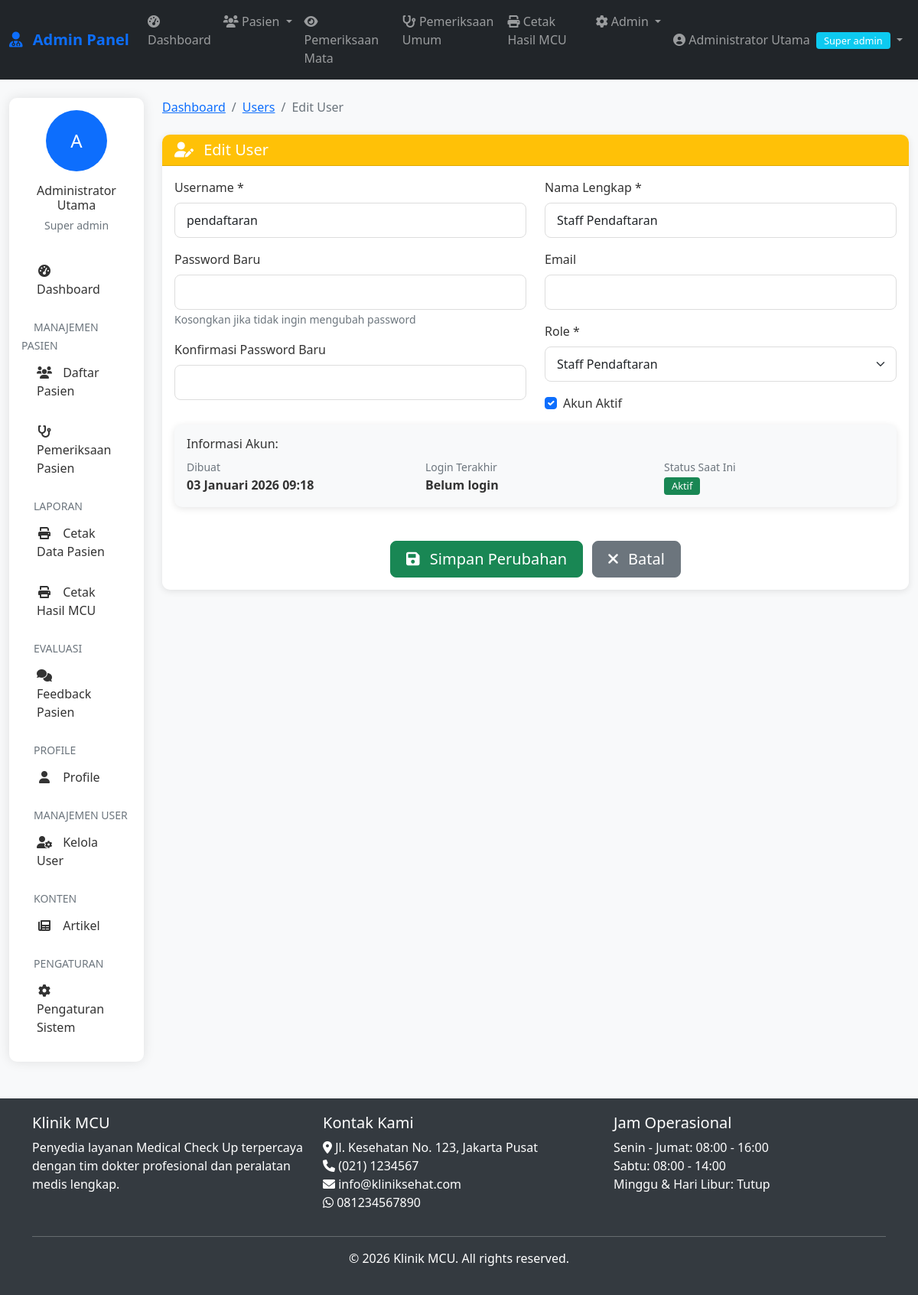
Page /admin/users/edit.php?id=2 (signed in) on the committed database.
### tables this page shows
CREATE TABLE pengaturan (
    id INT AUTO_INCREMENT PRIMARY KEY,
    nama_klinik VARCHAR(100),
    alamat TEXT,
    telepon VARCHAR(20),
    email VARCHAR(100),
    whatsapp VARCHAR(20),
    logo VARCHAR(255),
    tentang TEXT,
    created_at TIMESTAMP DEFAULT CURRENT_TIMESTAMP
);

### includes/functions.php (called while the page is built, shortened)
<?php
require_once __DIR__ . '/../config/database.php';
function formatDateIndo($date, $with_time = false) {
    $months = array(
        1 => 'Januari', 'Februari', 'Maret', 'April', 'Mei', 'Juni',
        'Juli', 'Agustus', 'September', 'Oktober', 'November', 'Desember'
    );
    $timestamp = strtotime($date);
    $day = date('d', $timestamp);
    $month = $months[date('n', $timestamp)];
    $year = date('Y', $timestamp);
    $formatted = $day . ' ' . $month . ' ' . $year;
    if ($with_time) {
        $time = date('H:i', $timestamp);
        $formatted .= ' ' . $time;
    }
    return $formatted;
}
function getSetting($key) {
    global $conn;
    $query = "SELECT $key FROM pengaturan LIMIT 1";
    $result = mysqli_query($conn, $query);
    $row = mysqli_fetch_assoc($result);
    return $row[$key] ?? '';
}
?>

### admin/users/edit.php (the view, shortened to what this page needs)
<?php
require_once '../../includes/auth.php';
require_once '../../includes/functions.php';
$id = isset($_GET['id']) ? (int)$_GET['id'] : 0;
$query = "SELECT * FROM admin_users WHERE id = $id";
$result = mysqli_query($conn, $query);
$user = mysqli_fetch_assoc($result);
?>
<?php include '../../includes/admin-header.php'; ?>
<?php include '../includes/admin-nav.php'; ?>
<div class="container-fluid mt-4">
    <div class="row">
        <div class="col-lg-2">
            <?php include '../includes/admin-sidebar.php'; ?>
        </div>
        <div class="col-lg-10">
            <nav aria-label="breadcrumb" class="mb-4">
                <ol class="breadcrumb">
                    <li class="breadcrumb-item"><a href="dashboard.php">Dashboard</a></li>
                    <li class="breadcrumb-item"><a href="list.php">Users</a></li>
                    <li class="breadcrumb-item active">Edit User</li>
                </ol>
            </nav>
            <div class="card">
                <div class="card-header bg-warning text-white">
                    <h5 class="mb-0">
                        <i class="fas fa-user-edit me-2"></i> Edit User
                    </h5>
                </div>
                <div class="card-body">
                    <form method="POST" action="" id="userForm">
                        <div class="row">
                            <div class="col-md-6">
                                <div class="mb-3">
                                    <label class="form-label">Username *</label>
                                    <input type="text" class="form-control" name="username"
                                           value="<?php echo htmlspecialchars($user['username']); ?>" required>
                                </div>
                                <div class="mb-3">
                                    <label class="form-label">Password Baru</label>
                                    <input type="password" class="form-control" name="password">
                                    <small class="text-muted">Kosongkan jika tidak ingin mengubah password</small>
                                </div>
                                <div class="mb-3">
                                    <label class="form-label">Konfirmasi Password Baru</label>
                                    <input type="password" class="form-control" name="confirm_password">
                                </div>
                            </div>
                            <div class="col-md-6">
                                <div class="mb-3">
                                    <label class="form-label">Nama Lengkap *</label>
                                    <input type="text" class="form-control" name="nama_lengkap"
                                           value="<?php echo htmlspecialchars($user['nama_lengkap']); ?>" required>
                                </div>
                                <div class="mb-3">
                                    <label class="form-label">Email</label>
                                    <input type="email" class="form-control" name="email"
                                           value="<?php echo htmlspecialchars($user['email']); ?>">
                                </div>
                                <div class="mb-3">
                                    <label class="form-label">Role *</label>
                                    <select class="form-select" name="role" required>
                                        <option value="pendaftaran" <?php echo $user['role'] == 'pendaftaran' ? 'selected' : ''; ?>>Staff Pendaftaran</option>
                                    </select>
                                </div>
                                <div class="mb-3">
                                    <div class="form-check">
                                        <input class="form-check-input" type="checkbox"
                                               name="is_active" id="is_active"
                                               value="1" <?php echo $user['is_active'] ? 'checked' : ''; ?>>
                                        <label class="form-check-label" for="is_active">
                                            Akun Aktif
                                        </label>
                                    </div>
                                </div>
                            </div>
                        </div>
                        <div class="row mb-4">
                            <div class="col-12">
                                <div class="card bg-light">
                                    <div class="card-body">
                                        <h6>Informasi Akun:</h6>
                                        <div class="row">
                                            <div class="col-md-4">
                                                <small class="text-muted">Dibuat</small><br>
                                                <strong><?php echo formatDateIndo($user['created_at'], true); ?></strong>
                                            </div>
                                            <div class="col-md-4">
                                                <small class="text-muted">Login Terakhir</small><br>
                                                <strong>
                                                    <?php echo $user['last_login'] ? formatDateIndo($user['last_login'], true) : 'Belum login'; ?>
                                                </strong>
                                            </div>
                                            <div class="col-md-4">
                                                <small class="text-muted">Status Saat Ini</small><br>
                                                <span class="badge <?php echo $user['is_active'] ? 'bg-success' : 'bg-secondary'; ?>">
                                                    <?php echo $user['is_active'] ? 'Aktif' : 'Nonaktif'; ?>
                                                </span>
                                            </div>
                                        </div>
                                    </div>
                                </div>
                            </div>
                        </div>
                        <div class="text-center">
                            <button type="submit" class="btn btn-success btn-lg me-2">
                                <i class="fas fa-save me-2"></i> Simpan Perubahan
                            </button>
                            <a href="list.php" class="btn btn-secondary btn-lg">
                                <i class="fas fa-times me-2"></i> Batal
                            </a>
                        </div>
                    </form>
                </div>
            </div>
        </div>
    </div>
</div>
<?php include '../../includes/admin-footer.php'; ?>

### includes/admin-footer.php (shortened to what this page needs)
</div>
    </div>
    <footer class="mt-5">
        <div class="container">
            <div class="row">
                <div class="col-md-4">
                    <h5>Klinik MCU</h5>
                    <p>Penyedia layanan Medical Check Up terpercaya dengan tim dokter profesional dan peralatan medis lengkap.</p>
                </div>
                <div class="col-md-4">
                    <h5>Kontak Kami</h5>
                    <ul class="list-unstyled">
                        <li><i class="fas fa-map-marker-alt"></i> <?php echo getSetting('alamat'); ?></li>
                        <li><i class="fas fa-phone"></i> <?php echo getSetting('telepon'); ?></li>
                        <li><i class="fas fa-envelope"></i> <?php echo getSetting('email'); ?></li>
                        <li><i class="fab fa-whatsapp"></i> <?php echo getSetting('whatsapp'); ?></li>
                    </ul>
                </div>
                <div class="col-md-4">
                    <h5>Jam Operasional</h5>
                    <ul class="list-unstyled">
                        <li>Senin - Jumat: 08:00 - 16:00</li>
                        <li>Sabtu: 08:00 - 14:00</li>
                        <li>Minggu & Hari Libur: Tutup</li>
                    </ul>
                </div>
            </div>
            <hr class="bg-light">
            <div class="text-center">
                <p>&copy; <?php echo date('Y'); ?> Klinik MCU. All rights reserved.</p>
            </div>
        </div>
    </footer>
</body>
</html>

### assets/css/style.css (style rules this page uses)
:root { --primary-color: #0d6efd; --secondary-color: #6c757d; --success-color: #198754; --danger-color: #dc3545; --warning-color: #ffc107; --info-color: #0dcaf0; --light-color: #f8f9fa; --dark-color: #212529; }
body { font-family: 'Segoe UI', Tahoma, Geneva, Verdana, sans-serif; color: #333; background-color: #f8f9fa; }
.card { border-radius: 10px; box-shadow: 0 2px 10px rgba(0,0,0,0.1); border: none; margin-bottom: 20px; }
.card-header { border-radius: 10px 10px 0 0 !important; font-weight: 600; }
.btn { border-radius: 8px; font-weight: 500; padding: 8px 20px; }
.btn-success { background-color: var(--success-color); border-color: var(--success-color); }
.form-control, .form-select { border-radius: 8px; border: 1px solid #ddd; padding: 10px 15px; }
.badge { font-size: 0.8em; font-weight: 500; padding: 5px 10px; }

### includes/admin-header.php (style rules this page uses)
:root { --primary-color: #0d6efd; --secondary-color: #6c757d; --success-color: #198754; --danger-color: #dc3545; --warning-color: #ffc107; --info-color: #0dcaf0; }
body { font-family: 'Segoe UI', Tahoma, Geneva, Verdana, sans-serif; background-color: #f8f9fa; min-height: 100vh; display: flex; flex-direction: column; }
.card { border-radius: 10px; box-shadow: 0 2px 10px rgba(0,0,0,0.1); margin-bottom: 20px; }
.card-header { border-radius: 10px 10px 0 0 !important; font-weight: 600; }
.badge { font-size: 0.8em; font-weight: 500; }
footer { background-color: #343a40; color: white; padding: 20px 0; }
.form-control, .form-select { border-radius: 8px; border: 1px solid #ddd; }

### rows in the picture
pengaturan: alamat "Jl. Kesehatan No. 123, Jakarta Pusat", telepon "(021) 1234567", email "info@kliniksehat.com", whatsapp "081234567890"

### other values in the picture
$_SESSION['nama_lengkap'] "Administrator Utama"
str_replace('_', ' ', $_SESSION['role']) "Super admin"
substr($_SESSION['nama_lengkap'], 0, 1) "A"
formatDateIndo($user['created_at'], true) "03 Januari 2026 09:18"
